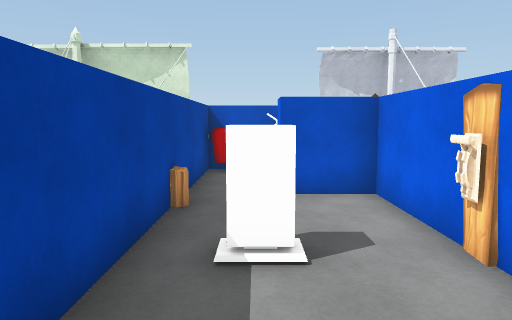
View 1 (above)

14 first-person views from a walk through a 3-D level made in the Unity game engine. The camera is 1.5 m above the floor, tilts 6° down and sees 70° across. Doors are open. The floor is counted in squares, 1 m on a side. Each view is taken from the middle of a square. On the plan, view 1 faces up. The plan holds only what a view shows up to about 16 squares ahead; the rest is blank. The place goes on beyond the plan. The player character is not drawn. Some animated figures are not drawn. Some surface patterns are stand-ins.

View 2
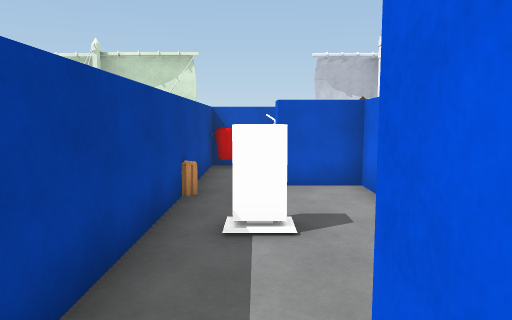

View 3
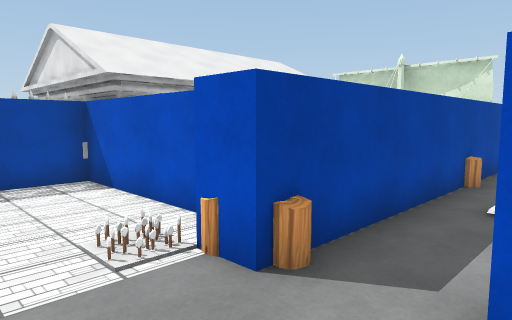

View 4
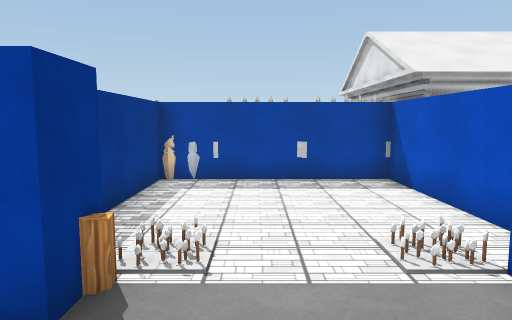

View 5
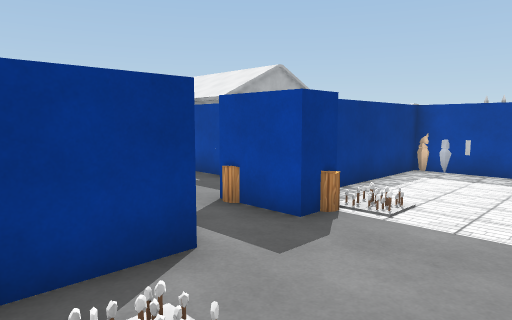

View 6
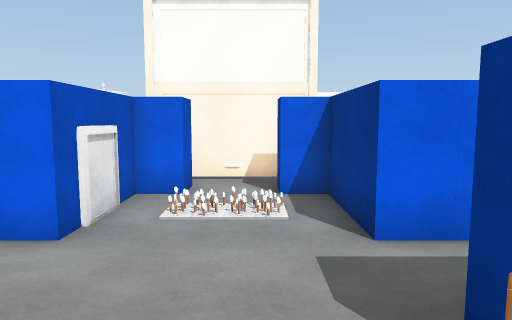

View 7
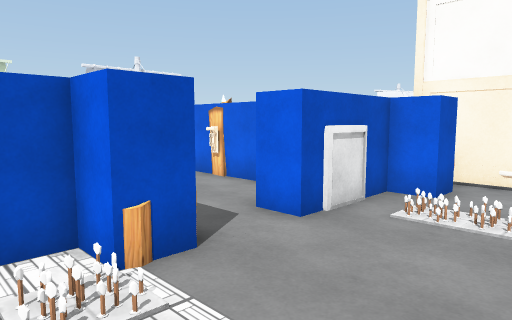

View 8
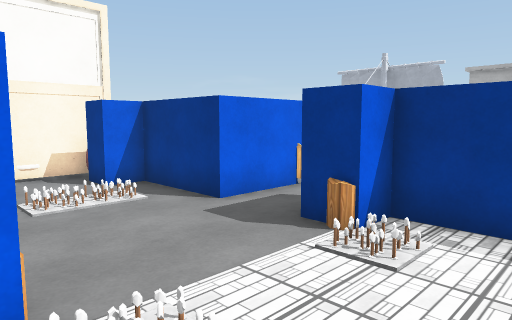

View 9
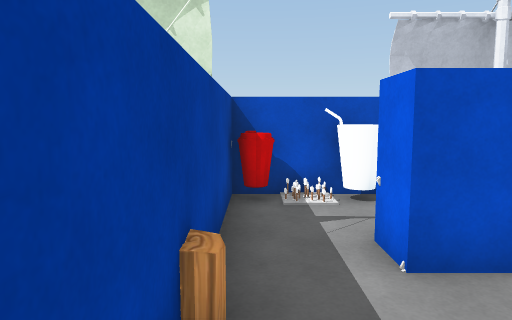

View 10
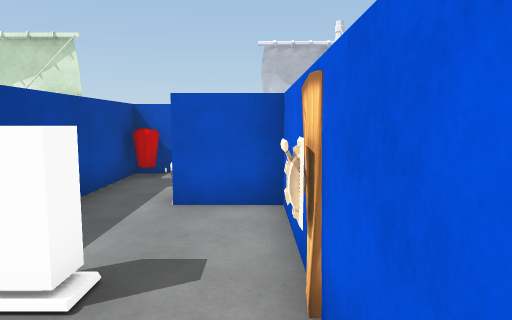

View 11
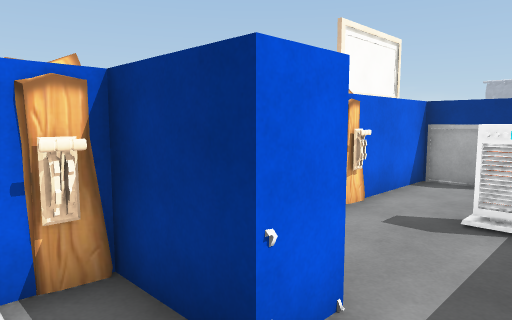

View 12
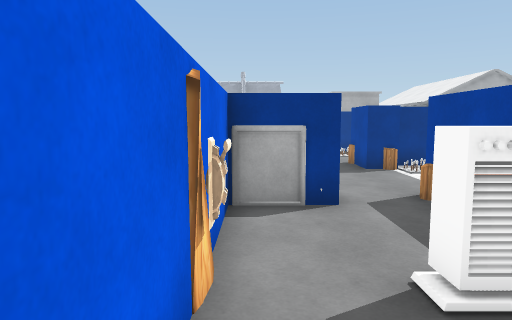

View 13
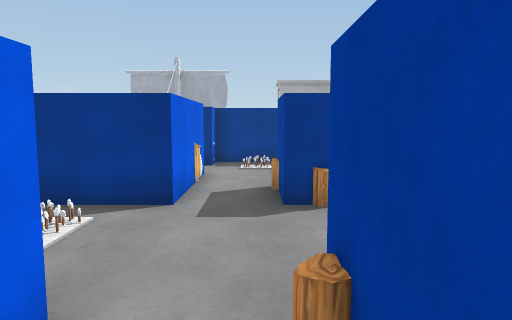

View 14
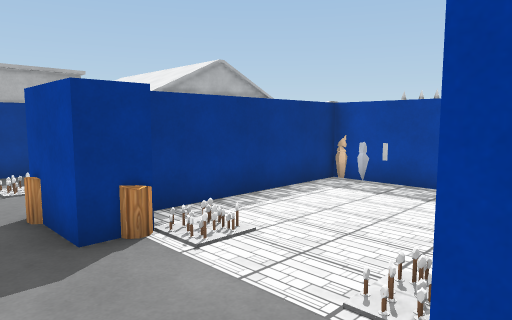

### Floor plan
Points are (right, up) in squares from view 1. A wall is a line through its corners. A room is listed if a view was taken in it or the views show most of it. See-through windows are left out.
Room 1 (views 1, 9, 10, 11, 12, 13, 14)
walls: (1.6, 11.5) (-1.5, 11.5) (-1.5, -0.5); (0.5, -0.5) (0.5, 0.5) (2.5, 0.5) (2.5, 8.6)
ways out: opening at (0, 0) to room 2
objects: other object (-1, 11); heater (0, 4); block (1, 8) to (2, 8); other object (1, 11); lever (2, 4); lever (2, 9); other object (3, 9)
Room 2 (views 2, 3, 4, 5, 6, 7, 8)
walls: (-1.5, -0.5) (-2.5, -0.5) (-2.5, 0.5) (-8.5, 0.5) (-8.5, -5.5) (-2.5, -5.5); (0.5, -5.5) (0.5, -4.5) (3.5, -4.5); (3.5, -0.5) (0.5, -0.5)
ways out: opening at (0, 0) to room 1; opening at (0, -6)
objects: other object (-9, -5); fence (-9, -3); fence (-9, 0); other object (-8, -5); block (-2, -6) to (-2, -5); other object (2, -1); block (4, -5) to (4, -4); gate (5, -4); gate (5, -1)

Where each view was taken, in squares from view 1:
view 1: 0 up, 0 right, facing up
view 2: 1 down, 0 right, facing up
view 3: 3 down, 1 right, facing up-left
view 4: 3 down, 1 right, facing left
view 5: 1 down, 3 right, facing down-left
view 6: 3 down, 4 left, facing right
view 7: 4 down, 4 left, facing up-right
view 8: 0 up, 5 left, facing down-right
view 9: 4 up, 1 left, facing up
view 10: 1 up, 2 right, facing up
view 11: 10 up, 1 left, facing down-right
view 12: 7 up, 2 right, facing down
view 13: 2 up, 1 left, facing down
view 14: 0 up, 0 right, facing down-left
